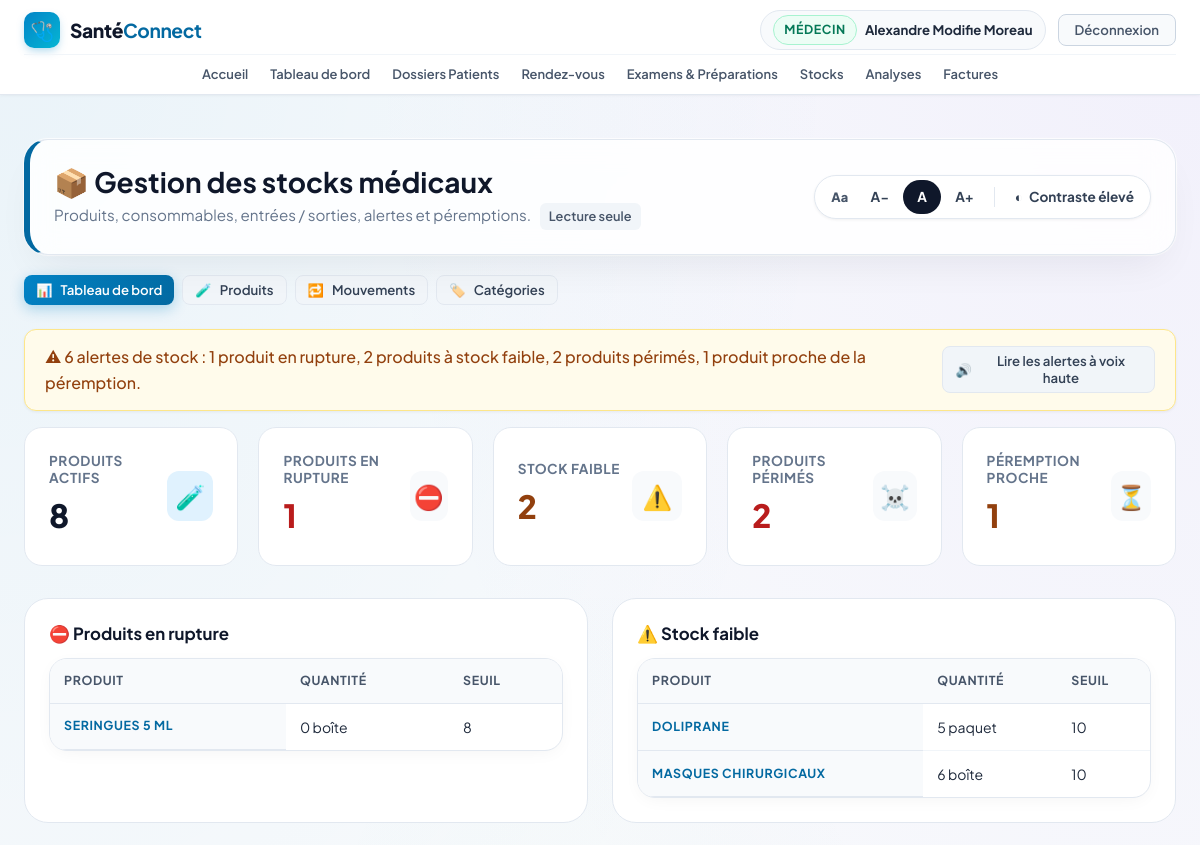
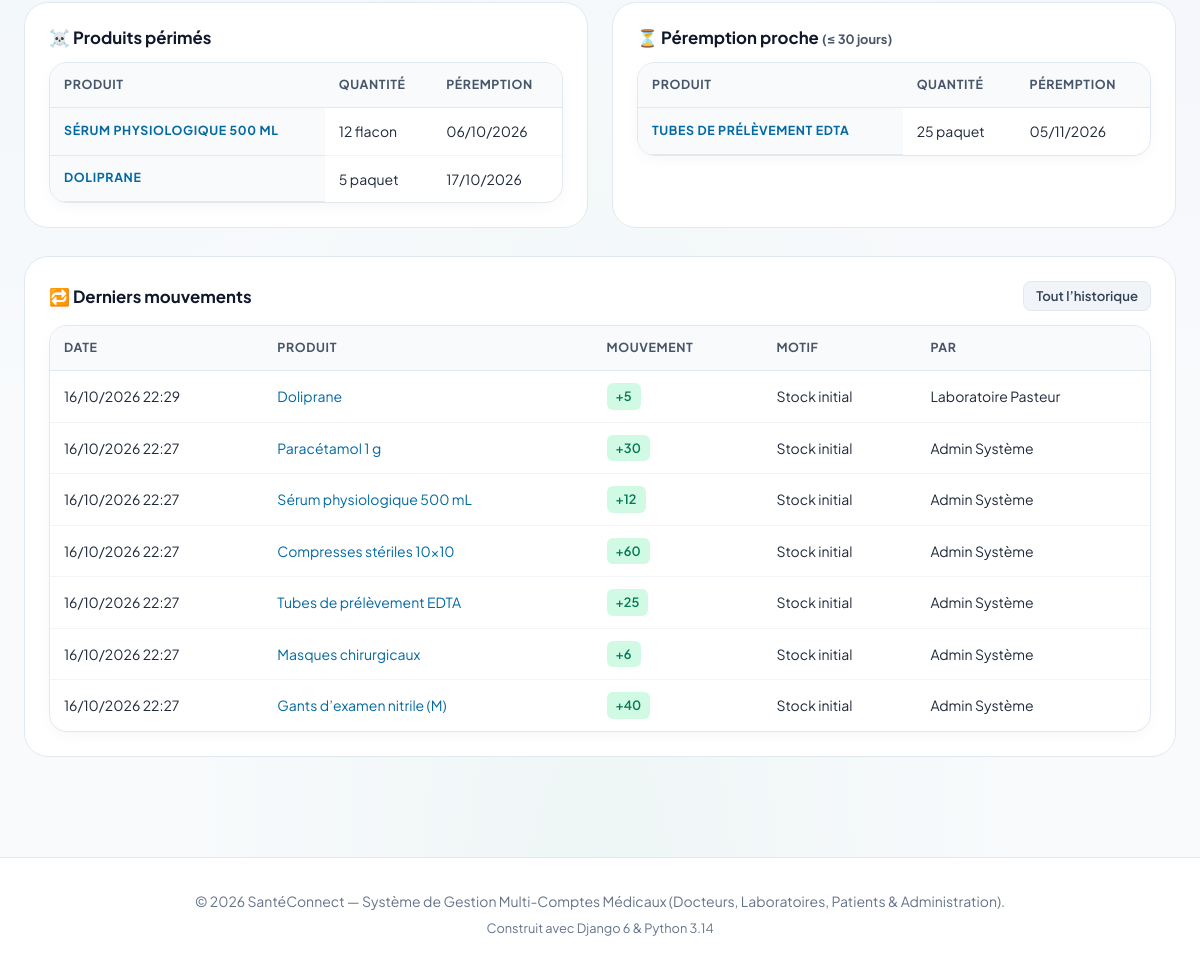
Screenshot of /stock/ (signed in) with the database file from the repository (2 pictures, top to bottom).
### accounts/models.py (models this page shows, shortened)
class User(AbstractUser):
    class Role(models.TextChoices):
        ADMIN = 'ADMIN', 'Administrateur'
        DOCTEUR = 'DOCTEUR', 'Médecin'
        LABORATOIRE = 'LABORATOIRE', 'Laborantin'
        PATIENT = 'PATIENT', 'Patient'
    role = models.CharField(
        max_length=20,
        choices=Role.choices,
        default=Role.PATIENT,
        verbose_name="Rôle utilisateur"
    )
    phone = models.CharField(max_length=25, blank=True, null=True, verbose_name="Téléphone")
    address = models.CharField(max_length=255, blank=True, null=True, verbose_name="Adresse")
    city = models.CharField(max_length=100, blank=True, null=True, verbose_name="Ville")
    is_verified = models.BooleanField(
        default=False,
        verbose_name="Compte certifié / validé",
        help_text="Coché par l'administrateur pour valider l'activité d'un docteur ou laboratoire."
    )
    objects = CustomUserManager()
    class Meta:
        verbose_name = "Utilisateur"
        verbose_name_plural = "Tous les Utilisateurs"
    @property
    def is_doctor(self):
        return self.role == self.Role.DOCTEUR
    @property
    def is_laboratory(self):
        return self.role == self.Role.LABORATOIRE
    @property
    def is_patient(self):
        return self.role == self.Role.PATIENT
    @property
    def is_admin_user(self):
        return self.role == self.Role.ADMIN or self.is_superuser

### stock/models.py (models this page shows, shortened)
class Produit(models.Model):
    class Unite(models.TextChoices):
        UNITE = "UNITE", "Unité"
        BOITE = "BOITE", "Boîte"
        PAQUET = "PAQUET", "Paquet"
        FLACON = "FLACON", "Flacon"
        SACHET = "SACHET", "Sachet"
        KIT = "KIT", "Kit"
        LITRE = "LITRE", "Litre"
    nom = models.CharField("Nom du produit", max_length=150)
    reference = models.CharField(
        "Référence", max_length=50, unique=True, null=True, blank=True,
        help_text="Laissez vide pour générer automatiquement (PRD-00001...).",
    )
    categorie = models.ForeignKey(
        Categorie, verbose_name="Catégorie", on_delete=models.SET_NULL,
        null=True, blank=True, related_name="produits",
    )
    unite = models.CharField("Unité", max_length=10, choices=Unite.choices, default=Unite.UNITE)
    fournisseur = models.CharField("Fournisseur", max_length=150, blank=True)
    emplacement = models.CharField(
        "Emplacement de stockage", max_length=100, blank=True,
        help_text="Ex. : Armoire B, étagère 2.",
    )
    prix_unitaire = models.DecimalField(
        "Prix unitaire (€)", max_digits=8, decimal_places=2, null=True, blank=True,
        validators=[MinValueValidator(0)],
    )
    quantite = models.PositiveIntegerField("Quantité en stock", default=0, editable=False)
    seuil_alerte = models.PositiveIntegerField(
        "Seuil d’alerte", default=10,
        help_text="Une alerte est affichée lorsque la quantité est inférieure ou égale à ce seuil.",
    )
    date_peremption = models.DateField(
        "Date de péremption", null=True, blank=True,
        help_text="Laissez vide pour un produit sans date de péremption.",
    )
    description = models.TextField("Description", blank=True)
    actif = models.BooleanField("Actif", default=True)
    created_at = models.DateTimeField(auto_now_add=True)
    updated_at = models.DateTimeField(auto_now=True)
    objects = ProduitQuerySet.as_manager()
    class Meta:
        verbose_name = "Produit médical"
        verbose_name_plural = "Produits médicaux"
        ordering = ["nom"]

class MouvementStock(models.Model):
    class Type(models.TextChoices):
        ENTREE = "ENTREE", "Entrée"
        SORTIE = "SORTIE", "Sortie"
    class Motif(models.TextChoices):
        INITIAL = "INITIAL", "Stock initial"
        ACHAT = "ACHAT", "Réception / achat"
        RETOUR = "RETOUR", "Retour en stock"
        AJUSTEMENT_PLUS = "AJUSTEMENT_PLUS", "Ajustement d’inventaire (+)"
        UTILISATION = "UTILISATION", "Utilisation / consommation"
        PEREMPTION = "PEREMPTION", "Mise au rebut (péremption)"
        PERTE = "PERTE", "Casse / perte"
        AJUSTEMENT_MOINS = "AJUSTEMENT_MOINS", "Ajustement d’inventaire (−)"
    produit = models.ForeignKey(Produit, on_delete=models.PROTECT, related_name="mouvements")
    type = models.CharField("Type", max_length=10, choices=Type.choices)
    motif = models.CharField("Motif", max_length=20, choices=Motif.choices)
    quantite = models.PositiveIntegerField("Quantité", validators=[MinValueValidator(1)])
    stock_apres = models.PositiveIntegerField("Stock après mouvement")
    numero_lot = models.CharField("N° de lot", max_length=50, blank=True)
    commentaire = models.CharField("Commentaire", max_length=255, blank=True)
    utilisateur = models.ForeignKey(
        settings.AUTH_USER_MODEL, on_delete=models.SET_NULL, null=True, blank=True,
        related_name="mouvements_stock", verbose_name="Effectué par",
    )
    date = models.DateTimeField("Date", auto_now_add=True)
    class Meta:
        verbose_name = "Mouvement de stock"
        verbose_name_plural = "Mouvements de stock"
        ordering = ["-date", "-id"]
    @property
    def auteur(self):
        u = self.utilisateur
        return (u.get_full_name() or u.username) if u else "—"

### stock/views.py (the view)
# urls.py: path("", views.dashboard, name="dashboard"),
@stock_consultation_requise
def dashboard(request):
    alertes = get_alertes()
    blocs = [
        {"cle": "rupture", "titre": "Produits en rupture", "icone": "⛔", "mode": "stock",
         "s": "produit en rupture", "p": "produits en rupture"},
        {"cle": "faible", "titre": "Stock faible", "icone": "⚠️", "mode": "stock",
         "s": "produit à stock faible", "p": "produits à stock faible"},
        {"cle": "expire", "titre": "Produits périmés", "icone": "☠️", "mode": "date",
         "s": "produit périmé", "p": "produits périmés"},
        {"cle": "bientot", "titre": "Péremption proche", "icone": "⏳", "mode": "date",
         "s": "produit proche de la péremption", "p": "produits proches de la péremption"},
    ]
    for bloc in blocs:
        qs = alertes[bloc["cle"]]
        bloc["nb"] = qs.count()
        bloc["produits"] = list(qs.order_by("date_peremption", "nom")[:8]
                                if bloc["mode"] == "date" else qs.order_by("quantite", "nom")[:8])
    total_alertes = sum(b["nb"] for b in blocs)
    parties = [f'{b["nb"]} {b["s"] if b["nb"] == 1 else b["p"]}' for b in blocs if b["nb"]]
    resume = (f"{total_alertes} alerte{'s' if total_alertes > 1 else ''} de stock : " + ", ".join(parties) + "."
              if total_alertes else "Aucune alerte de stock.")
    lecture = resume + " " + " ".join(
        f'{b["titre"]} : ' + ", ".join(p.nom for p in b["produits"]) + "."
        for b in blocs if b["nb"]
    )
    return render(request, "stock/dashboard.html", {
        "blocs": blocs, "total_alertes": total_alertes, "resume": resume, "lecture": lecture,
        "nb_produits": Produit.objects.actifs().count(),
        "derniers_mouvements": MouvementStock.objects.select_related("produit", "utilisateur")[:8],
        "seuil_jours": seuil_peremption_jours(),
        "can_manage": peut_gerer_stock(request.user),
    })

### stock/templates/stock/dashboard.html (shortened to what this page needs)
{% extends 'stock/base_stock.html' %}
{% block content %}
<div class="container">
    {% include 'stock/_header.html' with active='dashboard' %}
    <section aria-labelledby="titre-resume">
        <div id="resume-alertes" class="alert {% if total_alertes %}alert-warning{% else %}alert-success{% endif %}" role="{% if total_alertes %}alert{% else %}status{% endif %}">
            <span>{% if total_alertes %}<span aria-hidden="true">⚠</span> {% else %}<span aria-hidden="true">✓</span> {% endif %}{{ resume }}</span>
            <button type="button" id="btn-lire-alertes" class="btn btn-secondary btn-sm" aria-pressed="false" data-lecture="{{ lecture }}"><span aria-hidden="true">🔊</span> Lire les alertes à voix haute</button>
        </div>
    </section>
    <section aria-labelledby="titre-indicateurs">
        <div class="stats-row">
            <div class="stat-widget">
                <div class="stat-info"><h3>Produits actifs</h3><div class="stat-number">{{ nb_produits }}</div></div>
                <div class="stat-icon" style="color: var(--primary); background: var(--primary-light);" aria-hidden="true">🧪</div>
            </div>
            {% for bloc in blocs %}
            <a href="{% url 'stock:produit_list' %}?statut={{ bloc.cle }}" class="stat-widget" style="color:inherit;" aria-label="{{ bloc.titre }} : {{ bloc.nb }}. Voir la liste">
                <div class="stat-info">
                    <h3>{{ bloc.titre }}</h3>
                    <div class="stat-number" {% if bloc.nb %}style="color:{% if bloc.cle == 'faible' or bloc.cle == 'bientot' %}#92400e{% else %}#b91c1c{% endif %};"{% endif %}>{{ bloc.nb }}</div>
                </div>
                <div class="stat-icon" aria-hidden="true">{{ bloc.icone }}</div>
            </a>
            {% endfor %}
        </div>
    </section>
    <div class="stock-grid-2">
        {% for bloc in blocs %}
        <section class="stock-card" aria-labelledby="titre-{{ bloc.cle }}">
            <h2 id="titre-{{ bloc.cle }}">
                <span><span aria-hidden="true">{{ bloc.icone }}</span> {{ bloc.titre }}{% if bloc.cle == 'bientot' %} <span class="muted">(≤ {{ seuil_jours }} jours)</span>{% endif %}</span>
            </h2>
            {% if bloc.produits %}
            <div class="table-responsive">
                <table class="data-table">
                    <thead><tr><th scope="col">Produit</th><th scope="col">Quantité</th><th scope="col">{% if bloc.mode == 'date' %}Péremption{% else %}Seuil{% endif %}</th></tr></thead>
                    <tbody>
                    {% for p in bloc.produits %}
                        <tr>
                            <th scope="row" style="text-align:left;"><a href="{% url 'stock:produit_detail' p.pk %}">{{ p.nom }}</a></th>
                            <td>{{ p.quantite }} {{ p.get_unite_display|lower }}</td>
                            <td>{% if bloc.mode == 'date' %}{{ p.date_peremption|date:"d/m/Y" }}{% else %}{{ p.seuil_alerte }}{% endif %}</td>
                        </tr>
                    {% endfor %}
                    </tbody>
                </table>
            </div>
            {% else %}
                <p class="empty-state"><span aria-hidden="true">✓</span> Aucune alerte.</p>
            {% endif %}
        </section>
        {% endfor %}
    </div>
    <section class="stock-card" style="margin-bottom: 40px;" aria-labelledby="titre-mouvements">
        <h2 id="titre-mouvements"><span><span aria-hidden="true">🔁</span> Derniers mouvements</span> <a href="{% url 'stock:mouvement_list' %}" class="btn btn-secondary btn-sm">Tout l’historique</a></h2>
        {% if derniers_mouvements %}
        <div class="table-responsive">
            <table class="data-table">
                <thead><tr><th scope="col">Date</th><th scope="col">Produit</th><th scope="col">Mouvement</th><th scope="col">Motif</th><th scope="col">Par</th></tr></thead>
                <tbody>
                {% for m in derniers_mouvements %}
                    <tr>
                        <td>{{ m.date|date:"d/m/Y H:i" }}</td>
                        <td><a href="{% url 'stock:produit_detail' m.produit.pk %}">{{ m.produit.nom }}</a></td>
                        <td><span class="status-pill {% if m.type == 'ENTREE' %}verified{% else %}info{% endif %}"><span aria-hidden="true">{% if m.type == 'ENTREE' %}+{% else %}−{% endif %}{{ m.quantite }}</span><span class="sr-only">{{ m.get_type_display }} de {{ m.quantite }}</span></span></td>
                        <td>{{ m.get_motif_display }}</td>
                        <td>{{ m.auteur }}</td>
                    </tr>
                {% endfor %}
                </tbody>
            </table>
        </div>
        {% else %}<p class="empty-state">Aucun mouvement enregistré.</p>{% endif %}
    </section>
</div>
{% endblock %}

### templates/base.html (shortened to what this page needs)
{% load static %}
<!doctype html>
<html lang="fr">
  <head>
    <link rel="stylesheet" href="{% static 'css/style.css' %}?v=20261027_1" />
    {% block extra_css %}{% endblock %}
  </head>
  <body>
    <nav class="navbar" id="main-navbar" aria-label="Navigation principale">
      <div class="container navbar-inner">
        <div class="navbar-brand-section">
          <a href="{% url 'home' %}" class="logo-brand" id="brand-logo-link">
            <span class="logo-icon">🩺</span>
            <span class="logo-text"
              >Santé<strong style="color: var(--primary)">Connect</strong></span
            >
          </a>
        </div>
        <div class="nav-links" id="main-nav-links">
          <a href="{% url 'home' %}" class="nav-item-link" id="nav-home"
            >Accueil</a
          >
          {% if user.is_authenticated %}
            <a href="{% url 'dashboard' %}" class="nav-item-link" id="nav-dashboard">Tableau de bord</a>
            {% if user.is_admin_user or user.is_doctor %}
              <a href="{% url 'dossiers_patients_list' %}" class="nav-item-link" id="nav-dossiers">Dossiers Patients</a>
            {% endif %}
            {% if user.is_admin_user or user.is_doctor or user.is_patient %}
              <a href="{% url 'rendezvous:rdv_list' %}" class="nav-item-link" id="nav-rendezvous">Rendez-vous</a>
            {% endif %}
            {% if user.is_admin_user or user.is_doctor %}
              <a href="{% url 'examens_list' %}" class="nav-item-link" id="nav-examens">Examens &amp; Préparations</a>
            {% endif %}
            {% if user.is_admin_user or user.is_laboratory or user.is_doctor %}
              <a href="{% url 'stock:dashboard' %}" class="nav-item-link" id="nav-stock">Stocks</a>
            {% endif %}
            {% if user.is_laboratory %}
              <a href="{% url 'laboratoire:prelevement_list' %}" class="nav-item-link" id="nav-laboratoire">Prélèvements</a>
            {% elif user.is_doctor %}
              <a href="{% url 'laboratoire:demande_list' %}" class="nav-item-link">Analyses</a>
            {% endif %}
            {% if user.is_admin_user or user.is_patient or user.is_doctor and user.is_verified %}
              <a href="{% url 'facture_list' %}" class="nav-item-link" id="nav-factures">Factures</a>
            {% endif %}
          {% endif %}
        </div>
        <div class="navbar-user-actions" id="nav-user-actions">
          {% if user.is_authenticated %}
          <div class="nav-user-badge" id="nav-user-profile">
            <span class="badge-role {{ user.role }}"
              >{{ user.get_role_display }}</span
            >
            <a
              href="{% url 'profile' %}"
              class="nav-user-name-link"
              id="nav-profile-edit"
              title="Mon profil"
              >{{ user.get_full_name|default:user.username }}</a
            >
          </div>
          <a
            href="{% url 'logout' %}"
            class="nav-logout-btn"
            id="btn-nav-logout"
            >Déconnexion</a
          >
          {% endif %}
        </div>
      </div>
    </nav>
    <main id="contenu" style="flex: 1; padding: 24px 0 60px">
      {% block content %}{% endblock %}
    </main>
    <footer class="footer">
      <div class="container">
        <p>
          © 2026 SantéConnect — Système de Gestion Multi-Comptes Médicaux
          (Docteurs, Laboratoires, Patients & Administration).
        </p>
        <p style="margin-top: 6px; font-size: 0.8rem; color: #64748b">
          Construit avec Django 6 & Python 3.14
        </p>
      </div>
    </footer>
  </body>
</html>

### rows the page displays
User: role "MÉDECIN", get_full_name "Alexandre Modifie Moreau"
Produit: nom "SERINGUES 5 ML", quantite "0", unite "boîte", seuil_alerte "8"
Produit: nom "DOLIPRANE", quantite "5", unite "paquet", seuil_alerte "10", date_peremption "17/10/2026"
Produit: nom "MASQUES CHIRURGICAUX", quantite "6", unite "boîte", seuil_alerte "10"
Produit: nom "SÉRUM PHYSIOLOGIQUE 500 ML", quantite "12", unite "flacon", date_peremption "06/10/2026"
Produit: nom "TUBES DE PRÉLÈVEMENT EDTA", quantite "25", unite "paquet", date_peremption "05/11/2026"
MouvementStock: date "16/10/2026 22:29", produit.nom "Doliprane", quantite "5", motif "Stock initial", auteur "Laboratoire Pasteur"
MouvementStock: date "16/10/2026 22:27", produit.nom "Paracétamol 1 g", quantite "30", motif "Stock initial", auteur "Admin Système"
MouvementStock: date "16/10/2026 22:27", produit.nom "Sérum physiologique 500 mL", quantite "12", motif "Stock initial", auteur "Admin Système"
MouvementStock: date "16/10/2026 22:27", produit.nom "Compresses stériles 10x10", quantite "60", motif "Stock initial", auteur "Admin Système"
MouvementStock: date "16/10/2026 22:27", produit.nom "Tubes de prélèvement EDTA", quantite "25", motif "Stock initial", auteur "Admin Système"
MouvementStock: date "16/10/2026 22:27", produit.nom "Masques chirurgicaux", quantite "6", motif "Stock initial", auteur "Admin Système"
MouvementStock: date "16/10/2026 22:27", produit.nom "Gants d’examen nitrile (M)", quantite "40", motif "Stock initial", auteur "Admin Système"

### other values shown
{{ resume }} "6 alertes de stock : 1 produit en rupture, 2 produits à stock faible, 2 produits périmés, 1 produit proche de la péremption."
{{ nb_produits }} "8"
{{ bloc.titre }} "PRODUITS EN RUPTURE" "STOCK FAIBLE" "PRODUITS PÉRIMÉS" "PÉREMPTION PROCHE"
{{ bloc.nb }} "1" "2" "2" "1"
{{ bloc.icone }} "⛔" "⚠️" "☠️" "⏳"
{{ bloc.titre }} "Produits en rupture" "Stock faible" "Produits périmés" "Péremption proche"
{{ seuil_jours }} "30"
